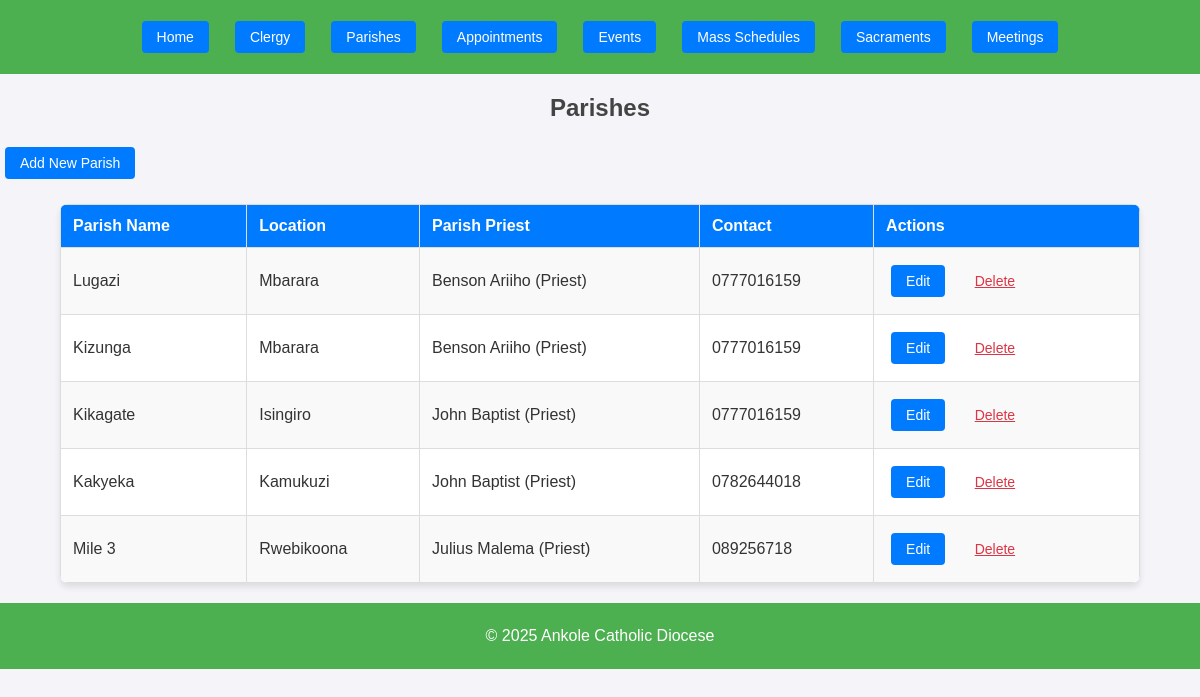
Page /parishes/ on the earlier database version.
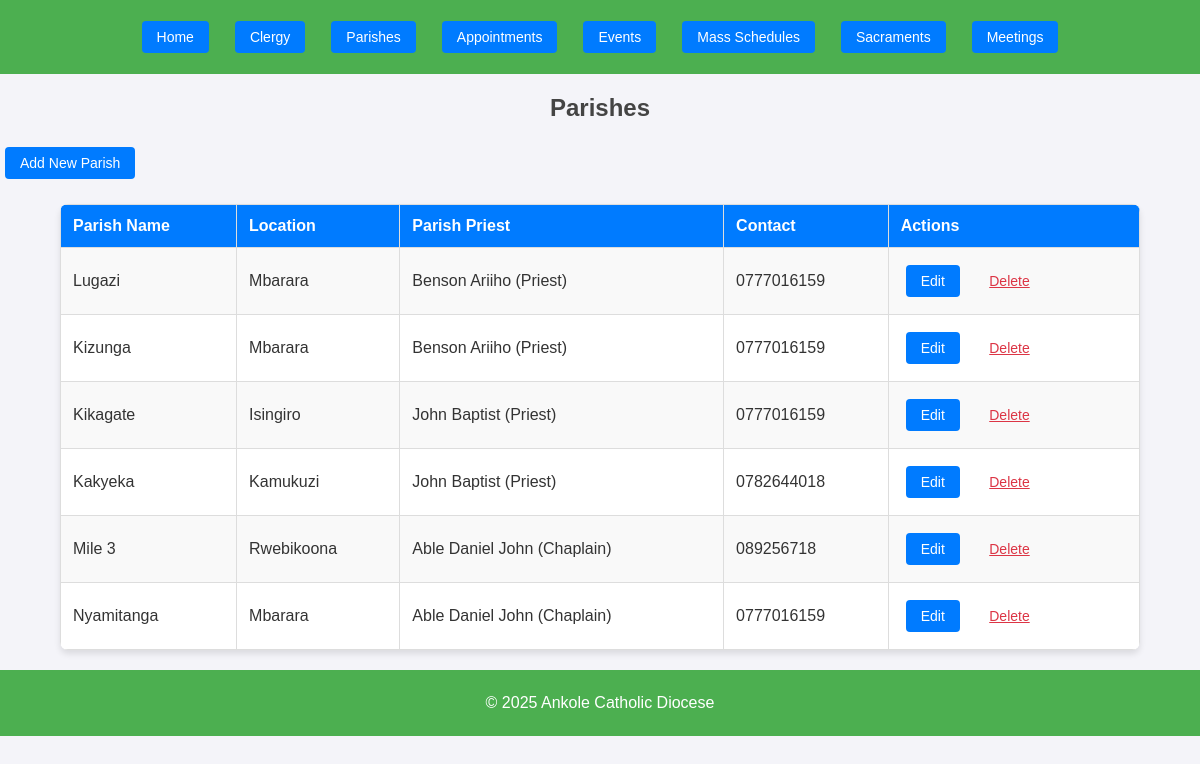
Same page on the later database version.
### core/models.py (models this page shows, shortened)
class Parish(models.Model):
    parish_id = models.AutoField(primary_key=True)
    parish_name = models.CharField(max_length=100)
    parish_location = models.CharField(max_length=100)
    parish_priest = models.ForeignKey(Clergy, on_delete=models.SET_NULL, null=True, blank=True)
    contact_number = models.CharField(max_length=15)
    address = models.TextField()
    timestamp = models.DateTimeField(auto_now_add=True)

class Clergy(models.Model):
    clergy_id = models.AutoField(primary_key=True)
    first_name = models.CharField(max_length=50)
    last_name = models.CharField(max_length=50)
    date_of_birth = models.DateField()
    date_of_ordination = models.DateField()
    parish_assigned = models.CharField(max_length=100)
    role = models.CharField(max_length=50)
    contact_number = models.CharField(max_length=15)
    email = models.EmailField()
    address = models.TextField()
    photo = models.ImageField(upload_to='clergy_photos/', null=True, blank=True)
    timestamp = models.DateTimeField(auto_now_add=True)
    def __str__(self):
        return f"{self.first_name} {self.last_name} ({self.role})"

### core/views.py (the view)
# urls.py: path('parishes/', views.parishes_list, name='parishes_list'),
def parishes_list(request):
    parishes = Parish.objects.all()
    return render(request, 'parishes/parish_list.html', {'parishes': parishes})

### core/templates/parishes/parish_list.html
{% extends 'core/base.html' %}
{% block content %}
<h2>Parishes</h2>
<a href="{% url 'parish_add' %}" class="btn btn-primary">Add New Parish</a>
<table>
    <thead>
        <tr>
            <th>Parish Name</th>
            <th>Location</th>
            <th>Parish Priest</th>
            <th>Contact</th>
            <th>Actions</th>
        </tr>
    </thead>
    <tbody>
        {% for parish in parishes %}
        <tr>
            <td>{{ parish.parish_name }}</td>
            <td>{{ parish.parish_location }}</td>
            <td>{{ parish.parish_priest }}</td>
            <td>{{ parish.contact_number }}</td>
            <td>
                <a href="{% url 'parish_edit' parish.parish_id %}">Edit</a>
                <a href="{% url 'parish_delete' parish.parish_id %}" class="cancel-link">Delete</a>
            </td>
        </tr>
        {% endfor %}
    </tbody>
</table>
{% endblock %}

Differences in the rows shown:
changed Parish "Mile 3": parish_priest "Julius Malema (Priest)" → "Able Daniel John (Chaplain)"
added Parish: parish_name "Nyamitanga", parish_location "Mbarara", parish_priest "Able Daniel John (Chaplain)", contact_number "0777016159"
